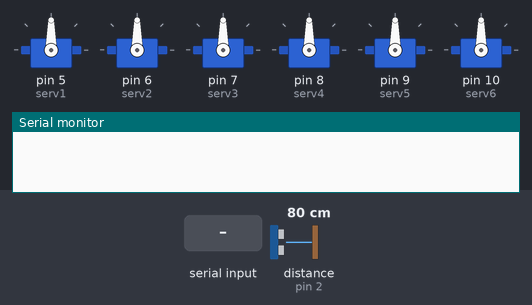
This sketch was run on a simulated Arduino Uno, built with avr-gcc and run on an emulated ATmega328P. Shown: 6 × servo, the last lines printed to the serial monitor. Wiring (inferred from the names in the program): ultrasonic range finder: trigger pin 3; echo pin 2. The test bench sets the inputs (shaded band); at power-on: distance to the obstacle (sensor on pin 2) 80 cm. The echo pulse lasts 58.3 µs per cm; random numbers use the default seed unless the sketch sets one.

Above: at 2.3 s.
2.4 s: distance to the obstacle (sensor on pin 2) set to 68 cm
At 5.4 s:
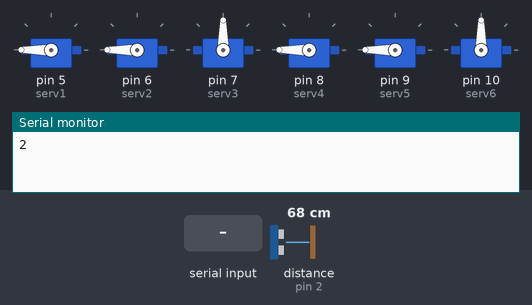
6.0 s: "1\n" received over Serial
Timing chart, 0 to 9.0 s (numbered marks = the images above; inputs shaded):
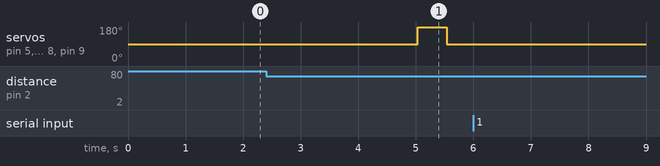

The sketch:

ultrasound-activated-servo-motor.ino
```cpp
// Arduino Ultrasoninc Sensor HC-SR04
#include<Servo.h>
#define echoPin 2         // attach pin D2 Arduino to pin Echo of HC-SR04
#define trigPin 3         //attach pin D3 Arduino to pin Trig of HC-SR04
long duration;            // variable for the duration of sound wave travel
int distance;             // variable for the distance measurement
char Incoming_value = 0;  //Variable for storing Incoming_value
char outgoing_signal = 1; //variable for sending outgoing signals
long randomNumber;        //random number generated to choose between 3 welcoming gestures
int check=0;              //used to check if the person is still standing after 3 seconds to start the video

//first arm servos
Servo serv1;    //shoulder
Servo serv2;    //elbow
Servo serv3;    //wrist
//second arm servos
Servo serv4;    //shoulder
Servo serv5;    //elbow
Servo serv6;    //wrist

void setup() {
  // attaches the servo on pins to the servo object
  serv1.attach(5);
  serv2.attach(6);
  serv3.attach(7);
  serv4.attach(8);
  serv5.attach(9);
  serv6.attach(10);

  pinMode(5,OUTPUT);
  pinMode(6,OUTPUT);
  pinMode(7,OUTPUT);
  pinMode(8,OUTPUT);
  pinMode(9,OUTPUT);
  pinMode(10,OUTPUT);

  //start all servos at 90 degrees
  serv1.write(90);
  serv2.write(90);
  serv3.write(90);
  serv4.write(90);
  serv5.write(90);
  serv6.write(90);

  pinMode(trigPin, OUTPUT); // Sets the trigPin as an OUTPUT
  pinMode(echoPin, INPUT);  // Sets the echoPin as an INPUT
  Serial.begin(9600);       // Serial Communication is starting with 9600 of baudrate speed
}
void loop() {
  //ultrasonic detecion part
  // Clears the trigPin condition
  digitalWrite(trigPin, LOW);
  delayMicroseconds(2);
  // Sets the trigPin HIGH (ACTIVE) for 10 microseconds
  digitalWrite(trigPin, HIGH);
  delayMicroseconds(10);
  digitalWrite(trigPin, LOW);
  // Reads the echoPin, returns the sound wave travel time in microseconds
  duration = pulseIn(echoPin, HIGH);
  // Calculating the distance
  distance = duration * 0.034 / 2;       // Speed of sound wave divided by 2 (go and back)

  // Displays the distance on the Serial Monitor
    //Serial.print("Distance: ");       //uncomment this part to see distance info
    //Serial.print(distance);
    //Serial.println(" cm");

  //servo movement part
  if(distance<=70){               //distance set for detection is 70cm
    randomNumber = random(1,4);   //generate a random number to choose a random welcome gesture
    Serial.print(randomNumber);   //for testing
      switch(randomNumber){       //choose the gesture based on the random number generated

        case 1:  serv1.write(180);
                 serv2.write(90);
                 serv3.write(180);
                 serv4.write(180);
                 serv5.write(90);
                 serv6.write(180);
                break;

        case 2:  serv1.write(180);
                 serv2.write(180);
                 serv3.write(90);
                 serv4.write(180);
                 serv5.write(180);
                 serv6.write(90);
                break;

        case 3:  serv1.write(90);
                 serv2.write(0);
                 serv3.write(90);
                 serv4.write(90);
                 serv5.write(0);
                 serv6.write(90);
                break;
      }
  }
  delay(500);             //keep the pose for half a second
  //reset servo position
  serv1.write(90);
  serv2.write(90);
  serv3.write(90);
  serv4.write(90);
  serv5.write(90);
  serv6.write(90);

  //check if the person is still standing at 1 second intervals to avoid counting different people passing
  delay(1000);

  //read distance again
  digitalWrite(trigPin, LOW);
  delayMicroseconds(2);
  digitalWrite(trigPin, HIGH);
  delayMicroseconds(10);
  digitalWrite(trigPin, LOW);
  duration = pulseIn(echoPin, HIGH);
  distance = duration * 0.034 / 2;

  if(distance<=70){
    check=1;
    delay(1000);
    //read distance again
    digitalWrite(trigPin, LOW);
    delayMicroseconds(2);
    digitalWrite(trigPin, HIGH);
    delayMicroseconds(10);
    digitalWrite(trigPin, LOW);
    duration = pulseIn(echoPin, HIGH);
    distance = duration * 0.034 / 2;

      if(distance<=70){
        check =1;
        delay(1000);
        //read distance again
        digitalWrite(trigPin, LOW);
        delayMicroseconds(2);
        digitalWrite(trigPin, HIGH);
        delayMicroseconds(10);
        digitalWrite(trigPin, LOW);
        duration = pulseIn(echoPin, HIGH);
        distance = duration * 0.034 / 2;

        if(distance<=70){
          check =1;
        }
        else{
          check = 0;
        }
       }
      else{
        check = 0;
      }
    }
  else{check = 0;}


  //bluetooth communication part
  if(Serial.available() > 0)
  {
    if(check==1){                   //send a signal that a person is detected at 70cm or less
    Serial.print(outgoing_signal);  //send "1" to start the video
    Serial.print("\n");             //New line
    while(distance<=70){            //keep the arduino busy until the person leaves
      //keep reading distance until the person leaves
      digitalWrite(trigPin, LOW);
      delayMicroseconds(2);
      digitalWrite(trigPin, HIGH);
      delayMicroseconds(10);
      digitalWrite(trigPin, LOW);
      duration = pulseIn(echoPin, HIGH);
      distance = duration * 0.034 / 2;
    }
    }
    else{}                          //if no person is detected restart the process

  }

}
```

Measured:
- the behaviour switches between 72 and 71 cm on distance to the obstacle (sensor on pin 2) (found by bisection; images 0 and 1)
- after the input at 2.4 s, servo on pin 5 (serv1), servo on pin 6 (serv2), servo on pin 8 (serv4), servo on pin 9 (serv5): 90° → 180° after 2.6 s, → 90° 0.50 s later
